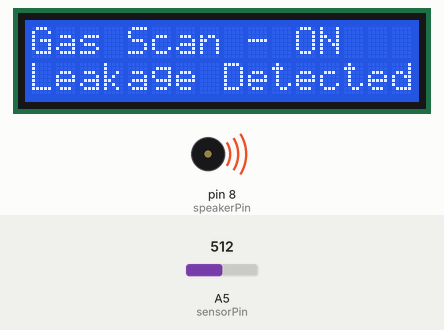
A sketch run on a simulated Arduino Uno, built with avr-gcc and run on an emulated ATmega328P. On the bench: 16×2 character LCD, buzzer (waves = sounding, pin HIGH). The test bench sets the inputs (shaded band); at power-on: A5 (sensorPin) = 512. The modem accepts every AT command (registered, SIM ready, sends succeed) and sends nothing else; what the sketch prints to the serial monitor is not drawn.

Above: at 0.6 s.
At 17.2 s:
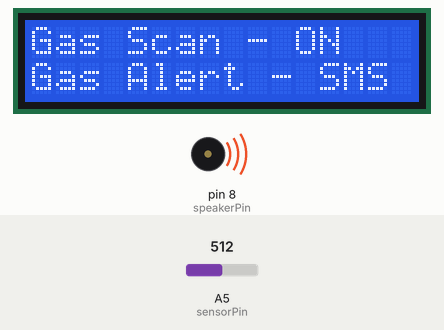
Timing chart, 0 to 18.7 s (numbered marks = the images above):
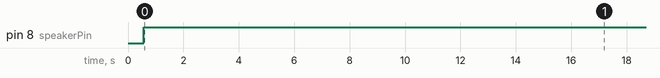

Measured:
- by itself, pin 8 (speakerPin): LOW → HIGH at 0.57 s
- what the display in image 0 shows lasts 16.5 s, from 0.6 s to 17.1 s

The sketch:

GAS_LEAKAGE.ino
```cpp
#include <SoftwareSerial.h>
#include <LiquidCrystal.h>

LiquidCrystal lcd(12, 11, 5, 4, 3, 2);
SoftwareSerial mySerial(9, 10);

int sensorPin = A5;
int speakerPin = 8;
int gasValue, gasAlertValue, gasShutdownValue;
int gasLeakStatus;
int smsCount = 0;

void setup() {
  pinMode(sensorPin, INPUT);
  pinMode(speakerPin, OUTPUT);
  mySerial.begin(9600);
  Serial.begin(9600);
  lcd.begin(16, 2);
  delay(500);
}

void loop() {
  checkGas();
  checkShutdown();
  gasValue = analogRead(sensorPin);
  Serial.println("Flammable Gas in ppm = ");
  Serial.println(gasValue, DEC);
  delay(3000);
}

void checkGas() {
  lcd.setCursor(0, 0);
  lcd.print("Gas Scan - ON");
  lcd.setCursor(0, 1);
  lcd.print(".........................");
  gasAlertValue = scanGasLevel();

  if (gasAlertValue > 150) {
    Serial.println("Flammable Gas in ppm = ");
    Serial.println(gasValue, DEC);
    lcd.setCursor(0, 1);
    lcd.print("Leakage Detected..!!");
    setAlert();
  }
}

int scanGasLevel() {
  gasValue = analogRead(sensorPin);
  return gasValue;
}

void setAlert() {
  digitalWrite(speakerPin, HIGH);

  while (smsCount < 3) {
    sendTextMessage();
  }

  gasLeakStatus = 1;
  lcd.setCursor(0, 1);
  lcd.print("Gas Alert - SMS Sent!");
}

void checkShutdown() {
  if (gasLeakStatus == 1) {
    gasShutdownValue = scanGasLevel();
    if (gasShutdownValue < 150) {
      lcd.setCursor(0, 1);
      lcd.print("Gas Leak Resolved");
      digitalWrite(speakerPin, LOW);
      smsCount = 0;
      gasLeakStatus = 0;
    }
  }
}

void sendTextMessage() {
  mySerial.println("AT+CMGF=1");
  delay(1000);
  mySerial.println("AT+CMGS=\"+91XXXXXXXXXX\"\r");
  delay(1000);
  mySerial.println("Gas Leak Detected!");
  delay(200);
  mySerial.println((char)26);
  delay(1000);

  mySerial.println("AT+CMGS=\"+91XXXXXXXXXX\"\r");
  delay(1000);
  mySerial.println("Gas Leak Detected!");
  delay(200);
  mySerial.println((char)26);
  delay(1000);
  smsCount++;
}
```
